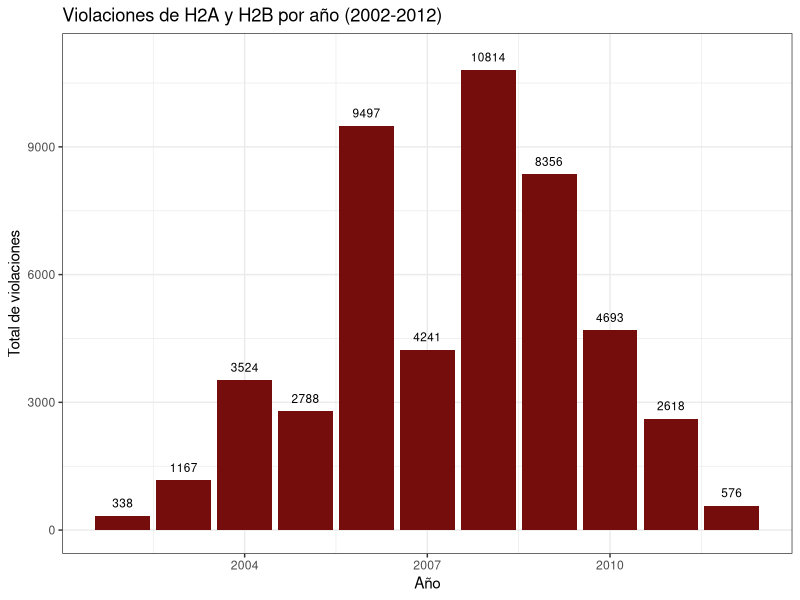

Write the R code that produced this figure.
# setwd(/path/to/temporales/scripts)

require(ggplot2)
violations <- read.csv("../datos/violations.csv")
violations$TOTAL_VIOL_CNT <- violations$h2a_violtn_cnt + violations$h2b_violtn_cnt

get_year_total <- function(year)
{
  year_data <- subset(violations, year.filed == year)
  total <- sum(year_data$TOTAL_VIOL_CNT)
  return(data.frame(year, total))
}

years <- 2002:2012
totals_by_year <- do.call(rbind, lapply(years, get_year_total))
png("../img/chart.png", width=700)
dodgewidth <- position_dodge(width=0.9)
p <- ggplot(data=totals_by_year, aes(year, total))
p + theme_bw() + geom_bar(stat="identity", fill="#750d0d") +
  labs(x="Año", y="Total de violaciones", title="Violaciones de H2A y H2B por año (2002-2012)") +
  geom_text(color="black", aes(y=total+300, label=total), size=3)
dev.off()
